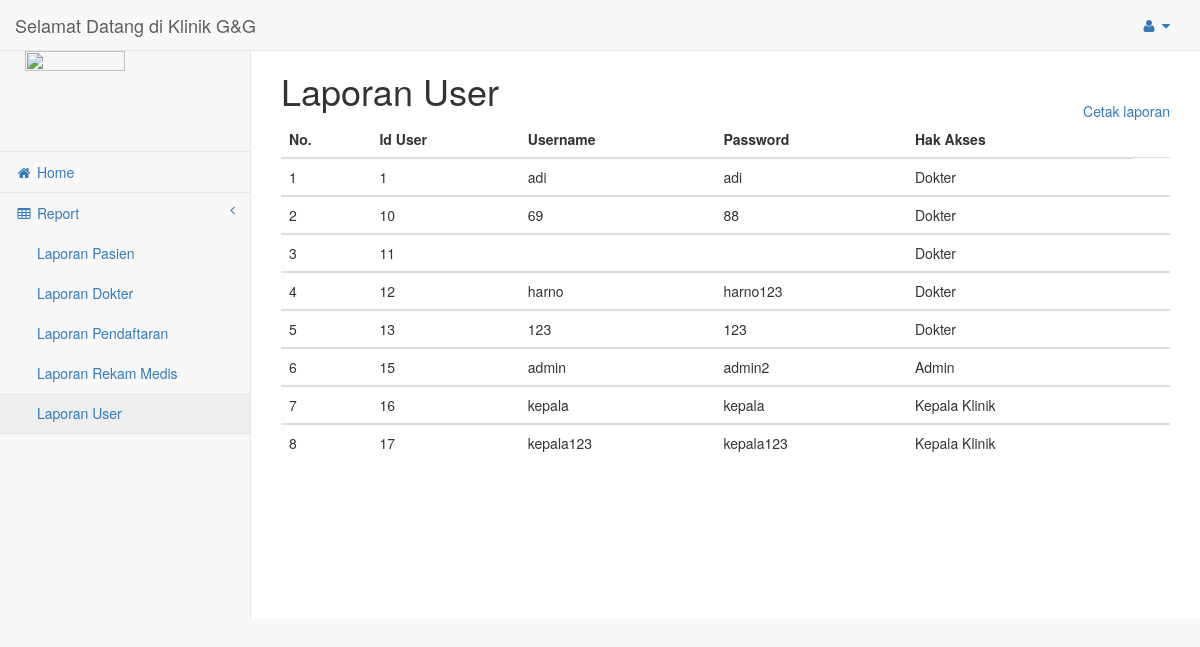
/kepalaklinik/index.php?menu=user, run on the app's committed database.
### tables this page shows
CREATE TABLE `tb_user` (
  `id_pengguna` int(5) NOT NULL,
  `id_dokter` int(5) DEFAULT NULL,
  `pengguna` varchar(50) NOT NULL,
  `sandi` varchar(50) NOT NULL,
  `hak_akses` enum('1','2','3') NOT NULL
);

### kepalaklinik/laporan_user.php (the view, shortened to what this page needs)
<!DOCTYPE html PUBLIC "-//W3C//DTD XHTML 1.0 Transitional//EN" "http://www.w3.org/TR/xhtml1/DTD/xhtml1-transitional.dtd">
<html xmlns="http://www.w3.org/1999/xhtml">
<head>
</head>
<body>
	<table width="100%">
		<tr>
			<td widht="40%"><h1>Laporan User</h1></td>
			<td width="60%" align="right" valign="bottom"><a href="print_user.php"><img src="../img/print.png" alt="">Cetak laporan</a></td>
		</tr>
	</table>
<table class="table">
 <thead>
  <tr>
    		<th>No.</th>
				<th>Id User</th>
        <th>Username</th>
        <th>Password</th>
				<th>Hak Akses</th>
  </tr>
 </thead>
<?php
	 		$no=0;
	 			$sql=mysql_query("SELECT * FROM tb_user");
	 			while($bc=mysql_fetch_array($sql)){
	 $no++;
  ?>
  <tbody>
  <tr>
    		<td><?php echo"$no"; ?></td>
				<td><?php echo"$bc[id_pengguna]"; ?></td>
    		<td><?php echo"$bc[pengguna]"; ?></td>
    		<td><?php echo"$bc[sandi]"; ?></td>
				<td><?php
									if ($bc['hak_akses']==1) {
										echo "Admin";
									}elseif ($bc['hak_akses']==2) {
										echo "Dokter";
									}elseif ($bc['hak_akses']==3) {
										echo "Kepala Klinik";
									}
				 ?></td>
    <td>
		</td>
  </tr>
  </tbody>
  <?php
	}
  ?>
</table>
</body>
</html>

### data on the page
tb_user: id_pengguna "1", pengguna "adi", sandi "adi", hak_akses "Dokter"
tb_user: id_pengguna "10", pengguna "69", sandi "88", hak_akses "Dokter"
tb_user: id_pengguna "11", hak_akses "Dokter"
tb_user: id_pengguna "12", pengguna "harno", sandi "harno123", hak_akses "Dokter"
tb_user: id_pengguna "13", pengguna "123", sandi "123", hak_akses "Dokter"
tb_user: id_pengguna "15", pengguna "admin", sandi "admin2", hak_akses "Admin"
tb_user: id_pengguna "16", pengguna "kepala", sandi "kepala", hak_akses "Kepala Klinik"
tb_user: id_pengguna "17", pengguna "kepala123", sandi "kepala123", hak_akses "Kepala Klinik"
